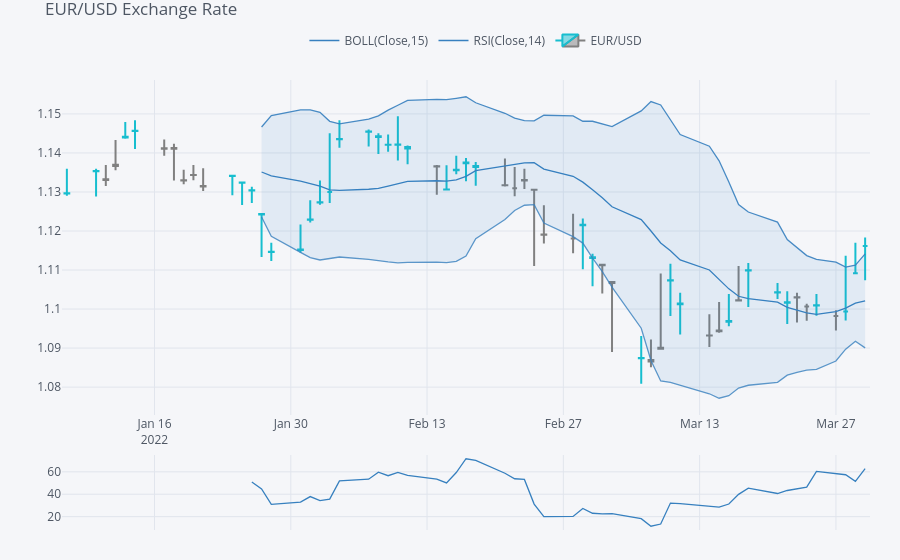

Notebook source saved alongside this figure:
### Markdown cell above
**Subplot RSI**

### Code cell
qf.add_rsi(periods=14, showbands=False)
plyo.iplot(
    qf.iplot(asFigure=True),
    image='png',
    filename='qf_03'
)
